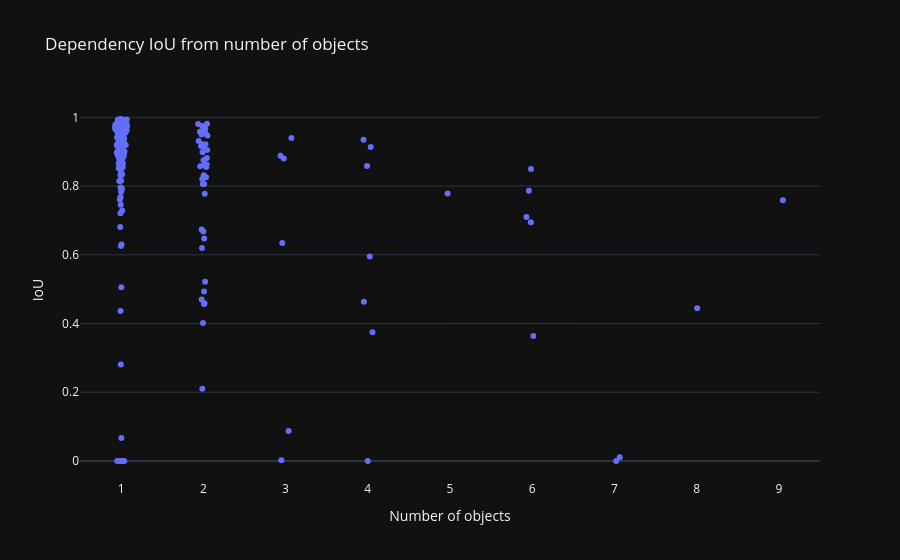
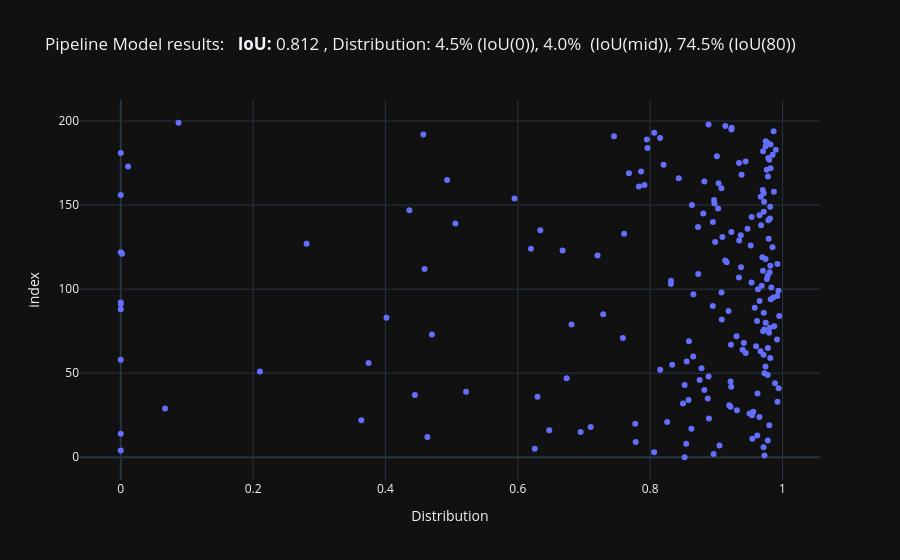

The code cell stored with these charts, in order, in its notebook:
### Code cell
evaluate_model(pipeline_model,dataset)

### Figure 1 — Plotly figure (JSON) as saved in the notebook; plotly's stock layout.template omitted (floating-point values rounded to 4 significant figures; data arrays with more than 128 entries replaced by an {"elided": "..."} marker saying what was removed)
{"data": [{"alignmentgroup": "True", "boxpoints": "all", "fillcolor": "rgba(255,255,255,0)", "hoveron": "points", "hovertemplate": "Number of objects=%{x}<br>IoU=%{y}<extra></extra>", "legendgroup": "", "line": {"color": "rgba(255,255,255,0)"}, "marker": {"color": "#636efa"}, "name": "", "offsetgroup": "", "orientation": "v", "pointpos": 0, "showlegend": false, "x": {"elided": "200 int values"}, "x0": " ", "xaxis": "x", "y": {"elided": "200 float values"}, "y0": " ", "yaxis": "y", "type": "box"}], "layout": {"xaxis": {"anchor": "y", "domain": [0.0, 1.0], "title": {"text": "Number of objects"}}, "yaxis": {"anchor": "x", "domain": [0.0, 1.0], "title": {"text": "IoU"}}, "legend": {"tracegroupgap": 0}, "title": {"text": "Dependency IoU from number of objects"}, "boxmode": "group"}}

### Figure 2 — Plotly figure (JSON) as saved in the notebook; plotly's stock layout.template omitted (floating-point values rounded to 4 significant figures; data arrays with more than 128 entries replaced by an {"elided": "..."} marker saying what was removed)
{"data": [{"hovertemplate": "IoU=%{x}<br>index=%{y}<extra></extra>", "legendgroup": "", "marker": {"color": "#636efa", "symbol": "circle"}, "mode": "markers", "name": "", "orientation": "h", "showlegend": false, "x": {"elided": "200 float values"}, "xaxis": "x", "y": {"elided": "200 int values"}, "yaxis": "y", "type": "scatter"}], "layout": {"xaxis": {"anchor": "y", "domain": [0.0, 1.0], "title": {"text": "Distribution"}}, "yaxis": {"anchor": "x", "domain": [0.0, 1.0], "title": {"text": "index"}}, "legend": {"tracegroupgap": 0}, "title": {"text": "Pipeline Model results:   <b>IoU:</b> 0.812 , Distribution: 4.5% (IoU(0)), 4.0%  (IoU(mid)), 74.5% (IoU(80))"}, "showlegend": false}}
